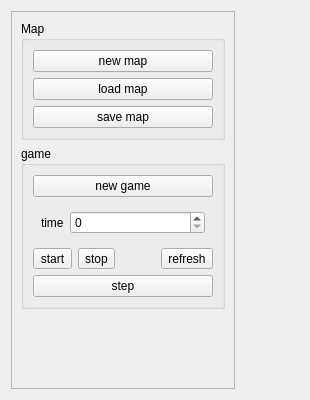
<?xml version="1.0" encoding="UTF-8"?>
<ui version="4.0">
 <class>MainBox</class>
 <widget class="QWidget" name="MainBox">
  <property name="geometry">
   <rect>
    <x>0</x>
    <y>0</y>
    <width>310</width>
    <height>400</height>
   </rect>
  </property>
  <property name="windowTitle">
   <string>Dialog</string>
  </property>
  <layout class="QHBoxLayout" name="horizontalLayout">
   <item>
    <widget class="QFrame" name="frame">
     <property name="sizePolicy">
      <sizepolicy hsizetype="Fixed" vsizetype="Preferred">
       <horstretch>0</horstretch>
       <verstretch>0</verstretch>
      </sizepolicy>
     </property>
     <property name="frameShape">
      <enum>QFrame::StyledPanel</enum>
     </property>
     <property name="frameShadow">
      <enum>QFrame::Raised</enum>
     </property>
     <layout class="QVBoxLayout" name="verticalLayout_3">
      <item>
       <widget class="QGroupBox" name="groupBox_2">
        <property name="title">
         <string>Map</string>
        </property>
        <layout class="QVBoxLayout" name="verticalLayout">
         <item>
          <widget class="QPushButton" name="btn_new_map">
           <property name="text">
            <string>new map</string>
           </property>
          </widget>
         </item>
         <item>
          <widget class="QPushButton" name="btn_load_map">
           <property name="text">
            <string>load map</string>
           </property>
          </widget>
         </item>
         <item>
          <widget class="QPushButton" name="btn_save_map">
           <property name="text">
            <string>save map</string>
           </property>
          </widget>
         </item>
        </layout>
       </widget>
      </item>
      <item>
       <widget class="QGroupBox" name="groupBox">
        <property name="sizePolicy">
         <sizepolicy hsizetype="Preferred" vsizetype="Fixed">
          <horstretch>0</horstretch>
          <verstretch>0</verstretch>
         </sizepolicy>
        </property>
        <property name="title">
         <string>game</string>
        </property>
        <layout class="QVBoxLayout" name="verticalLayout_2">
         <item>
          <widget class="QPushButton" name="btn_new_game">
           <property name="text">
            <string>new game</string>
           </property>
          </widget>
         </item>
         <item>
          <layout class="QHBoxLayout" name="horizontalLayout_3">
           <property name="leftMargin">
            <number>8</number>
           </property>
           <property name="topMargin">
            <number>8</number>
           </property>
           <property name="rightMargin">
            <number>8</number>
           </property>
           <property name="bottomMargin">
            <number>8</number>
           </property>
           <item>
            <widget class="QLabel" name="label">
             <property name="sizePolicy">
              <sizepolicy hsizetype="Fixed" vsizetype="Preferred">
               <horstretch>0</horstretch>
               <verstretch>0</verstretch>
              </sizepolicy>
             </property>
             <property name="text">
              <string>time</string>
             </property>
            </widget>
           </item>
           <item>
            <widget class="QSpinBox" name="sb_interval"/>
           </item>
          </layout>
         </item>
         <item>
          <layout class="QHBoxLayout" name="horizontalLayout_2">
           <item>
            <widget class="QToolButton" name="btn_start">
             <property name="text">
              <string>start</string>
             </property>
            </widget>
           </item>
           <item>
            <widget class="QToolButton" name="btn_stop">
             <property name="text">
              <string>stop</string>
             </property>
            </widget>
           </item>
           <item>
            <spacer name="horizontalSpacer">
             <property name="orientation">
              <enum>Qt::Horizontal</enum>
             </property>
             <property name="sizeHint" stdset="0">
              <size>
               <width>40</width>
               <height>20</height>
              </size>
             </property>
            </spacer>
           </item>
           <item>
            <widget class="QToolButton" name="btn_refresh">
             <property name="text">
              <string>refresh</string>
             </property>
            </widget>
           </item>
          </layout>
         </item>
         <item>
          <widget class="QPushButton" name="btn_step">
           <property name="text">
            <string>step</string>
           </property>
          </widget>
         </item>
        </layout>
       </widget>
      </item>
      <item>
       <widget class="Mouse" name="mouse_widget" native="true"/>
      </item>
     </layout>
    </widget>
   </item>
   <item>
    <widget class="Map" name="map_widget" native="true"/>
   </item>
  </layout>
 </widget>
 <customwidgets>
  <customwidget>
   <class>Map</class>
   <extends>QWidget</extends>
   <header>map.hpp</header>
   <container>1</container>
  </customwidget>
  <customwidget>
   <class>Mouse</class>
   <extends>QWidget</extends>
   <header>mouse.hpp</header>
   <container>1</container>
  </customwidget>
 </customwidgets>
 <tabstops>
  <tabstop>btn_new_map</tabstop>
  <tabstop>btn_load_map</tabstop>
  <tabstop>btn_save_map</tabstop>
  <tabstop>btn_new_game</tabstop>
  <tabstop>sb_interval</tabstop>
  <tabstop>btn_start</tabstop>
  <tabstop>btn_stop</tabstop>
  <tabstop>btn_refresh</tabstop>
  <tabstop>btn_step</tabstop>
 </tabstops>
 <resources/>
 <connections/>
</ui>
